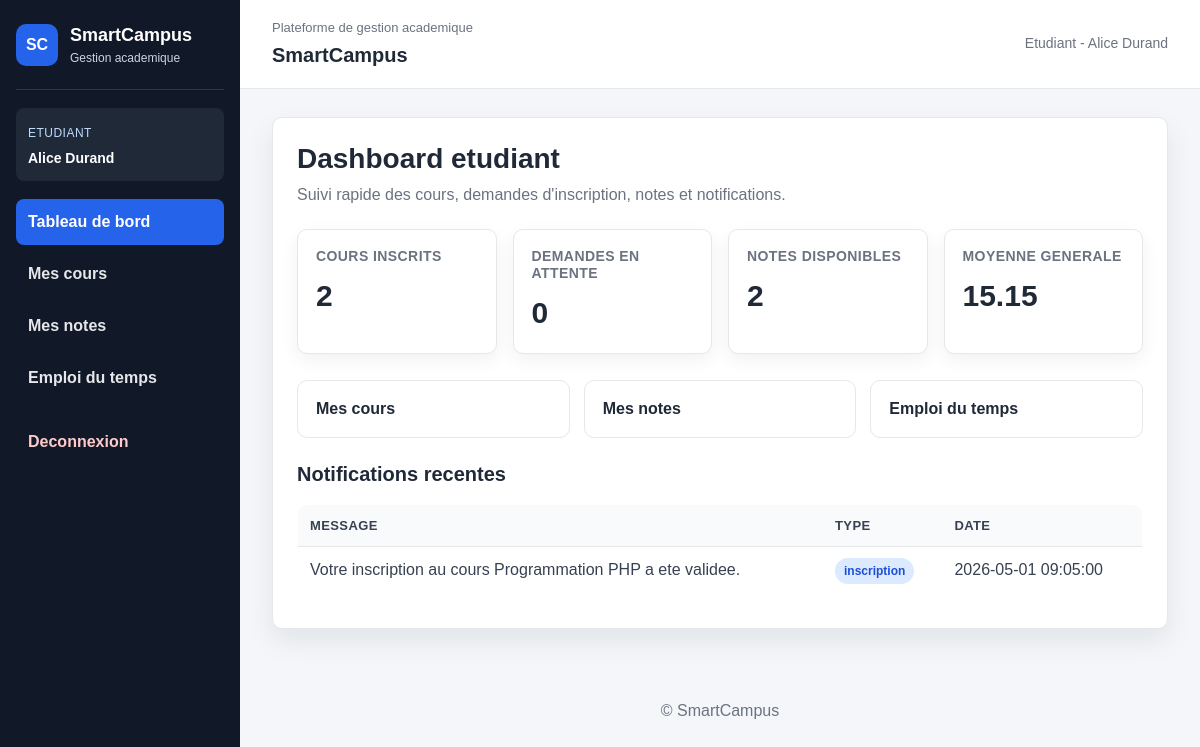
Screenshot of /etudiant/dashboard.php (signed in) with the database file from the repository.
### tables this page shows
CREATE TABLE notification (
    id_notification INT AUTO_INCREMENT PRIMARY KEY,
    message TEXT NOT NULL,
    type_notification VARCHAR(100) NOT NULL,
    lue TINYINT(1) DEFAULT 0,
    date_creation TIMESTAMP DEFAULT CURRENT_TIMESTAMP,
    id_user INT NOT NULL,
    CONSTRAINT fk_notification_utilisateur
        FOREIGN KEY (id_user) REFERENCES utilisateur(id_user)
);

### etudiant/dashboard.php (the view, shortened to what this page needs)
<?php
require_once __DIR__ . '/../config/db.php';
$id_etudiant = $_SESSION['id_etudiant'] ?? 0;
$id_user = $_SESSION['id_user'] ?? 0;
include __DIR__ . '/../includes/header.php';
?>
<section class="container">
    <h1>Dashboard etudiant</h1>
    <p class="page-subtitle">Suivi rapide des cours, demandes d'inscription, notes et notifications.</p>
    <?php
    $stmt_cours = mysqli_prepare($conn, "SELECT COUNT(*) AS total FROM inscription WHERE id_etudiant = ? AND statut = 'inscrit'");
    mysqli_stmt_bind_param($stmt_cours, "i", $id_etudiant);
    mysqli_stmt_execute($stmt_cours);
    $total_cours = mysqli_fetch_assoc(mysqli_stmt_get_result($stmt_cours))['total'] ?? 0;
    $stmt_notes = mysqli_prepare($conn, "SELECT COUNT(*) AS total FROM note WHERE id_etudiant = ?");
    mysqli_stmt_bind_param($stmt_notes, "i", $id_etudiant);
    mysqli_stmt_execute($stmt_notes);
    $total_notes = mysqli_fetch_assoc(mysqli_stmt_get_result($stmt_notes))['total'] ?? 0;
    $stmt_demandes = mysqli_prepare($conn, "SELECT COUNT(*) AS total FROM inscription WHERE id_etudiant = ? AND statut = 'en_attente'");
    mysqli_stmt_bind_param($stmt_demandes, "i", $id_etudiant);
    mysqli_stmt_execute($stmt_demandes);
    $total_demandes = mysqli_fetch_assoc(mysqli_stmt_get_result($stmt_demandes))['total'] ?? 0;
    $stmt_moyenne = mysqli_prepare($conn, "SELECT AVG(moyenne) AS moyenne_generale FROM note WHERE id_etudiant = ? AND validee = 1");
    mysqli_stmt_bind_param($stmt_moyenne, "i", $id_etudiant);
    mysqli_stmt_execute($stmt_moyenne);
    $moyenne_generale = mysqli_fetch_assoc(mysqli_stmt_get_result($stmt_moyenne))['moyenne_generale'] ?? null;
    ?>
    <section class="stats-grid">
        <article class="stat-card"><h2>Cours inscrits</h2><p><?php echo $total_cours; ?></p></article>
        <article class="stat-card"><h2>Demandes en attente</h2><p><?php echo $total_demandes; ?></p></article>
        <article class="stat-card"><h2>Notes disponibles</h2><p><?php echo $total_notes; ?></p></article>
        <article class="stat-card"><h2>Moyenne generale</h2><p><?php echo $moyenne_generale !== null ? number_format($moyenne_generale, 2) : '-'; ?></p></article>
    </section>
    <section class="menu-cards">
        <a class="card-link" href="cours.php">Mes cours</a>
        <a class="card-link" href="notes.php">Mes notes</a>
        <a class="card-link" href="emploi_du_temps.php">Emploi du temps</a>
    </section>
    <section>
        <h2>Notifications recentes</h2>
        <?php
        $stmt_notifications = mysqli_prepare(
            $conn,
            "SELECT message, type_notification, date_creation
             FROM notification
             WHERE id_user = ?
             ORDER BY date_creation DESC
             LIMIT 5"
        );
        mysqli_stmt_bind_param($stmt_notifications, "i", $id_user);
        mysqli_stmt_execute($stmt_notifications);
        $notifications = mysqli_stmt_get_result($stmt_notifications);
        ?>
        <table>
            <thead>
                <tr>
                    <th>Message</th>
                    <th>Type</th>
                    <th>Date</th>
                </tr>
            </thead>
            <tbody>
                <?php if ($notifications && mysqli_num_rows($notifications) > 0): ?>
                    <?php while ($notification = mysqli_fetch_assoc($notifications)): ?>
                        <tr>
                            <td><?php echo htmlspecialchars($notification['message']); ?></td>
                            <td><span class="badge badge-info"><?php echo htmlspecialchars($notification['type_notification']); ?></span></td>
                            <td><?php echo htmlspecialchars($notification['date_creation']); ?></td>
                        </tr>
                    <?php endwhile; ?>
                <?php else: ?>
                    <tr><td colspan="3">Aucune notification recente.</td></tr>
                <?php endif; ?>
            </tbody>
        </table>
    </section>
</section>
<?php include __DIR__ . '/../includes/footer.php'; ?>

### assets/css/style.css (style rules this page uses)
* { box-sizing: border-box; }
:root { --bg: #f4f6f9; --panel: #ffffff; --sidebar: #111827; --sidebar-soft: #1f2937; --text: #1f2937; --muted: #6b7280; --border: #e5e7eb; --primary: #2563eb; --primary-dark: #1d4ed8; --success: #16a34a; --warning: #f59e0b; --danger: #dc2626; --shadow: 0 12px 28px rgba(15, 23, 42, 0.08); }
body { margin: 0; font-family: Arial, Helvetica, sans-serif; background: var(--bg); color: var(--text); line-height: 1.5; }
a { color: var(--primary); }
.container, .section-card, .form-card { background: var(--panel); border: 1px solid var(--border); border-radius: 10px; box-shadow: var(--shadow); }
.container { padding: 24px; overflow-x: auto; }
h1, h2, h3 { color: var(--text); line-height: 1.2; }
h1 { margin: 0 0 8px; font-size: 28px; }
h2 { font-size: 20px; }
.page-subtitle { margin: 0 0 22px; color: var(--muted); }
.stats-grid { display: grid; grid-template-columns: repeat(auto-fit, minmax(170px, 1fr)); gap: 16px; margin: 22px 0 26px; }
.stat-card { padding: 18px; background: #ffffff; border: 1px solid var(--border); border-radius: 10px; box-shadow: 0 6px 18px rgba(15, 23, 42, 0.06); }
.stat-card h2, .stat-label { margin: 0 0 8px; color: var(--muted); font-size: 14px; font-weight: bold; text-transform: uppercase; letter-spacing: 0.03em; }
.stat-card p, .stat-value { margin: 0; color: var(--text); font-size: 30px; font-weight: bold; }
.menu-cards, .quick-actions { display: grid; grid-template-columns: repeat(auto-fit, minmax(190px, 1fr)); gap: 14px; margin: 18px 0 24px; }
.card-link { display: block; padding: 16px 18px; color: var(--text); background: #ffffff; border: 1px solid var(--border); border-radius: 10px; text-decoration: none; font-weight: bold; }
.table-responsive, .container { overflow-x: auto; }
table { width: 100%; min-width: 760px; border-collapse: collapse; margin: 18px 0 8px; background: #ffffff; border: 1px solid var(--border); border-radius: 10px; overflow: hidden; }
th, td { padding: 11px 12px; border-bottom: 1px solid var(--border); text-align: left; vertical-align: top; }
th { background: #f8fafc; color: #374151; font-size: 13px; text-transform: uppercase; letter-spacing: 0.03em; }
td { color: #374151; }
tr:last-child td { border-bottom: 0; }
.actions-cell, td:last-child { white-space: nowrap; }
.badge { display: inline-flex; align-items: center; justify-content: center; padding: 4px 9px; border-radius: 999px; font-size: 12px; font-weight: bold; white-space: nowrap; }
.badge-info { color: #1d4ed8; background: #dbeafe; }

### rows the page displays
notification: message "Votre inscription au cours Programmation PHP a ete validee.", type_notification "inscription", date_creation "2026-05-01 09:05:00"

### other values shown
$libelle_role "ETUDIANT"
$nom_complet "Alice Durand"
$libelle_role "Etudiant"
$total_cours "2"
$total_demandes "0"
$total_notes "2"
$moyenne_generale "15.15"
